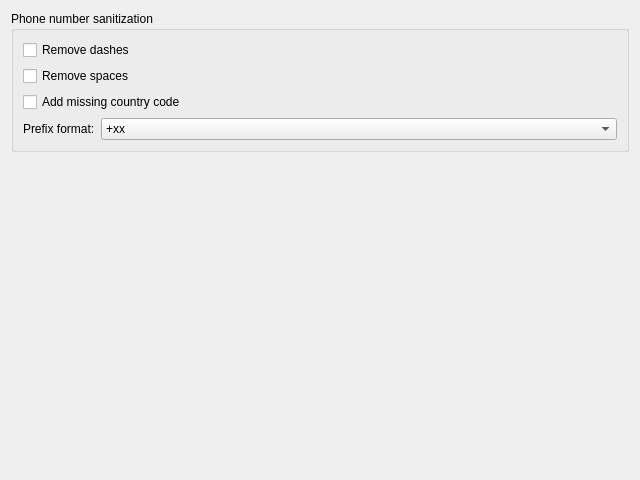
<?xml version="1.0" encoding="UTF-8"?>
<ui version="4.0">
 <class>OrderSettingsPage</class>
 <widget class="QWidget" name="OrderSettingsPage">
  <property name="geometry">
   <rect>
    <x>0</x>
    <y>0</y>
    <width>640</width>
    <height>480</height>
   </rect>
  </property>
  <property name="windowTitle">
   <string>Form</string>
  </property>
  <layout class="QVBoxLayout" name="verticalLayout_2">
   <item>
    <widget class="QGroupBox" name="phoneSanitizationGroupBox">
     <property name="title">
      <string>Phone number sanitization</string>
     </property>
     <layout class="QFormLayout" name="formLayout">
      <item row="0" column="0" colspan="2">
       <widget class="QCheckBox" name="phoneRemoveDashesCheckBox">
        <property name="text">
         <string>Remove dashes</string>
        </property>
       </widget>
      </item>
      <item row="1" column="0" colspan="2">
       <widget class="QCheckBox" name="phoneRemoveSpacesCheckBox">
        <property name="text">
         <string>Remove spaces</string>
        </property>
       </widget>
      </item>
      <item row="2" column="0" colspan="2">
       <widget class="QCheckBox" name="phoneAddCodeCheckBox">
        <property name="text">
         <string>Add missing country code</string>
        </property>
       </widget>
      </item>
      <item row="3" column="0">
       <widget class="QLabel" name="phonePrefixNameLabel">
        <property name="text">
         <string>Prefix format:</string>
        </property>
       </widget>
      </item>
      <item row="3" column="1">
       <widget class="QComboBox" name="phonePrefixComboBox">
        <item>
         <property name="text">
          <string>+xx</string>
         </property>
        </item>
        <item>
         <property name="text">
          <string>00xx</string>
         </property>
        </item>
       </widget>
      </item>
     </layout>
    </widget>
   </item>
   <item>
    <spacer name="verticalSpacer">
     <property name="orientation">
      <enum>Qt::Vertical</enum>
     </property>
     <property name="sizeHint" stdset="0">
      <size>
       <width>20</width>
       <height>317</height>
      </size>
     </property>
    </spacer>
   </item>
  </layout>
 </widget>
 <resources/>
 <connections/>
</ui>
